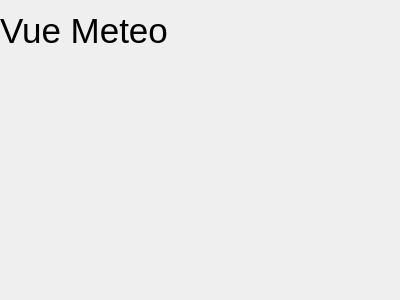
<?xml version="1.0" encoding="UTF-8"?>
<ui version="4.0">
 <class>VueMeteo</class>
 <widget class="QWidget" name="VueMeteo">
  <property name="geometry">
   <rect>
    <x>0</x>
    <y>0</y>
    <width>400</width>
    <height>300</height>
   </rect>
  </property>
  <property name="windowTitle">
   <string>VueMeteo</string>
  </property>
  <widget class="QLabel" name="label">
   <property name="geometry">
    <rect>
     <x>0</x>
     <y>0</y>
     <width>191</width>
     <height>61</height>
    </rect>
   </property>
   <property name="font">
    <font>
     <pointsize>26</pointsize>
    </font>
   </property>
   <property name="text">
    <string>Vue Meteo</string>
   </property>
  </widget>
 </widget>
 <resources/>
 <connections/>
</ui>
